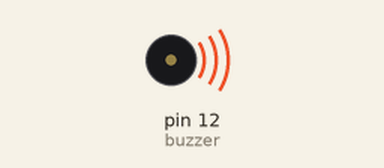
Simulated run of this sketch. Board: Arduino Uno, built with avr-gcc and run on an emulated ATmega328P. Parts: buzzer (waves = sounding).

Above: at 0.5 s.
Timing chart, 0 to 3.0 s (numbered marks = the images above):
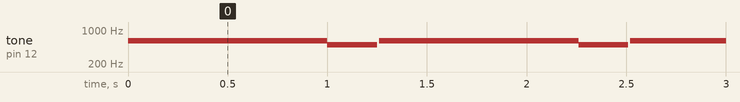

Measured:
- by itself, tone on pin 12 (buzzer): repeats every 1.3 s: 500 Hz 0.25 s, silent 0.01 s, 600 Hz 1.0 s

The sketch:

Buzzer.ino
```cpp
const int buzzer = 12;

void setup() {
  pinMode(buzzer, OUTPUT);
}

void loop() {
  highTone(1000);
  lowTone(250);

  noTone(buzzer);
  delay(10);
}

void highTone(int period) {
  tone(buzzer, 600);
  delay(period);
}

void lowTone(int period) {
  tone(buzzer, 500);
  delay(period);
}
```
